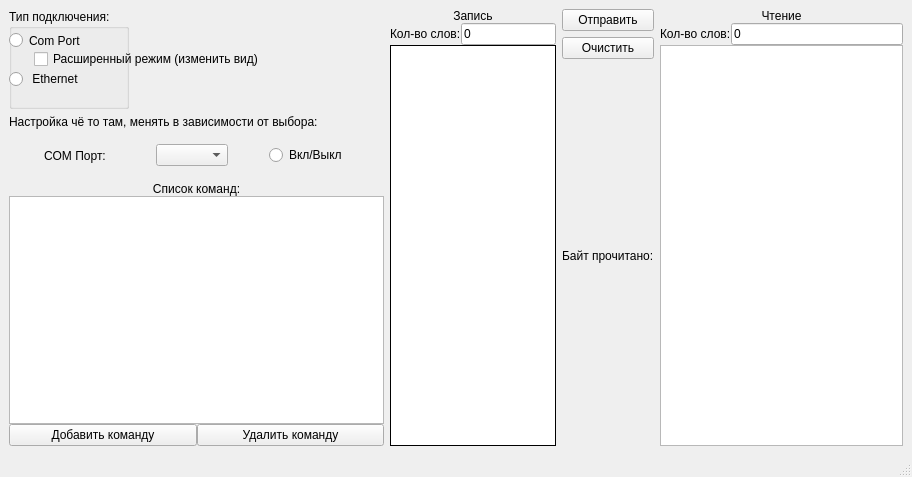
<?xml version="1.0" encoding="UTF-8"?>
<ui version="4.0">
 <class>MainWindow</class>
 <widget class="QMainWindow" name="MainWindow">
  <property name="geometry">
   <rect>
    <x>0</x>
    <y>0</y>
    <width>912</width>
    <height>477</height>
   </rect>
  </property>
  <property name="windowTitle">
   <string>MainWindow</string>
  </property>
  <widget class="QWidget" name="centralwidget">
   <layout class="QGridLayout" name="gridLayout">
    <item row="0" column="3" rowspan="4">
     <layout class="QFormLayout" name="formRecieve">
      <property name="horizontalSpacing">
       <number>0</number>
      </property>
      <property name="verticalSpacing">
       <number>0</number>
      </property>
      <item row="0" column="1">
       <widget class="QLabel" name="lblRecieve">
        <property name="text">
         <string>Чтение</string>
        </property>
        <property name="alignment">
         <set>Qt::AlignCenter</set>
        </property>
       </widget>
      </item>
      <item row="1" column="1">
       <layout class="QHBoxLayout" name="HBLayoutAddWordsRX">
        <item>
         <widget class="QLabel" name="lblNumWordsRX">
          <property name="text">
           <string>Кол-во слов:</string>
          </property>
         </widget>
        </item>
        <item>
         <widget class="QLineEdit" name="lineWordsRX">
          <property name="text">
           <string>0</string>
          </property>
          <property name="maxLength">
           <number>4</number>
          </property>
         </widget>
        </item>
       </layout>
      </item>
      <item row="2" column="1">
       <widget class="QListView" name="listView_2"/>
      </item>
     </layout>
    </item>
    <item row="0" column="2" rowspan="4">
     <layout class="QVBoxLayout" name="VBLayoutControl">
      <item>
       <widget class="QPushButton" name="btnSend">
        <property name="text">
         <string>Отправить</string>
        </property>
       </widget>
      </item>
      <item>
       <widget class="QPushButton" name="btnClear">
        <property name="text">
         <string>Очистить</string>
        </property>
       </widget>
      </item>
      <item>
       <widget class="QLabel" name="lblBytesRead">
        <property name="text">
         <string>Байт прочитано:</string>
        </property>
       </widget>
      </item>
     </layout>
    </item>
    <item row="0" column="1" rowspan="4">
     <layout class="QFormLayout" name="formTransmit">
      <property name="horizontalSpacing">
       <number>0</number>
      </property>
      <property name="verticalSpacing">
       <number>0</number>
      </property>
      <item row="1" column="1">
       <layout class="QHBoxLayout" name="HBLayoutAddWordsTX" stretch="0,0">
        <property name="spacing">
         <number>0</number>
        </property>
        <item>
         <widget class="QLabel" name="lblNumWordsTX">
          <property name="text">
           <string>Кол-во слов:</string>
          </property>
         </widget>
        </item>
        <item>
         <widget class="QLineEdit" name="lineWordsTX">
          <property name="text">
           <string>0</string>
          </property>
          <property name="maxLength">
           <number>4</number>
          </property>
         </widget>
        </item>
       </layout>
      </item>
      <item row="0" column="1">
       <widget class="QLabel" name="lblTransmit">
        <property name="text">
         <string>Запись</string>
        </property>
        <property name="alignment">
         <set>Qt::AlignCenter</set>
        </property>
       </widget>
      </item>
      <item row="2" column="1">
       <widget class="QWidget" name="gridTXWords" native="true">
        <property name="sizePolicy">
         <sizepolicy hsizetype="Expanding" vsizetype="Expanding">
          <horstretch>0</horstretch>
          <verstretch>0</verstretch>
         </sizepolicy>
        </property>
        <property name="minimumSize">
         <size>
          <width>100</width>
          <height>100</height>
         </size>
        </property>
        <property name="autoFillBackground">
         <bool>false</bool>
        </property>
        <property name="styleSheet">
         <string notr="true">background-color: #fff; border: 1px solid black</string>
        </property>
        <layout class="QGridLayout" name="gridLayoutTXWords"/>
       </widget>
      </item>
     </layout>
    </item>
    <item row="3" column="0">
     <layout class="QFormLayout" name="formListCommand">
      <property name="horizontalSpacing">
       <number>0</number>
      </property>
      <property name="verticalSpacing">
       <number>0</number>
      </property>
      <item row="0" column="1">
       <widget class="QLabel" name="lblComandList">
        <property name="layoutDirection">
         <enum>Qt::LeftToRight</enum>
        </property>
        <property name="text">
         <string>Список команд:</string>
        </property>
        <property name="alignment">
         <set>Qt::AlignCenter</set>
        </property>
       </widget>
      </item>
      <item row="1" column="1">
       <widget class="QListView" name="listView"/>
      </item>
      <item row="2" column="1">
       <layout class="QHBoxLayout" name="HBLayoutBtnCommand">
        <item>
         <widget class="QPushButton" name="btnAddCommand">
          <property name="text">
           <string>Добавить команду</string>
          </property>
         </widget>
        </item>
        <item>
         <widget class="QPushButton" name="btnDeleteCommand">
          <property name="text">
           <string>Удалить команду</string>
          </property>
         </widget>
        </item>
       </layout>
      </item>
     </layout>
    </item>
    <item row="0" column="0">
     <layout class="QFormLayout" name="formTypeConnect">
      <property name="horizontalSpacing">
       <number>5</number>
      </property>
      <property name="verticalSpacing">
       <number>0</number>
      </property>
      <item row="0" column="0">
       <widget class="QGroupBox" name="groupBoxTypeConnect">
        <property name="enabled">
         <bool>true</bool>
        </property>
        <property name="sizePolicy">
         <sizepolicy hsizetype="Fixed" vsizetype="Fixed">
          <horstretch>100</horstretch>
          <verstretch>100</verstretch>
         </sizepolicy>
        </property>
        <property name="minimumSize">
         <size>
          <width>120</width>
          <height>100</height>
         </size>
        </property>
        <property name="font">
         <font>
          <kerning>true</kerning>
         </font>
        </property>
        <property name="autoFillBackground">
         <bool>false</bool>
        </property>
        <property name="title">
         <string>Тип подключения:</string>
        </property>
        <property name="flat">
         <bool>false</bool>
        </property>
        <widget class="QRadioButton" name="radioBtnComPort">
         <property name="geometry">
          <rect>
           <x>0</x>
           <y>20</y>
           <width>111</width>
           <height>23</height>
          </rect>
         </property>
         <property name="text">
          <string>Com Port</string>
         </property>
        </widget>
        <widget class="QRadioButton" name="radioBtnEthernet">
         <property name="geometry">
          <rect>
           <x>0</x>
           <y>60</y>
           <width>120</width>
           <height>20</height>
          </rect>
         </property>
         <property name="text">
          <string> Ethernet</string>
         </property>
        </widget>
       </widget>
      </item>
      <item row="0" column="1">
       <layout class="QHBoxLayout" name="HBLayoutAddIDCMD">
        <property name="leftMargin">
         <number>20</number>
        </property>
        <property name="topMargin">
         <number>0</number>
        </property>
        <property name="rightMargin">
         <number>0</number>
        </property>
        <item>
         <widget class="QCheckBox" name="checkBoxIDCMD">
          <property name="sizePolicy">
           <sizepolicy hsizetype="Fixed" vsizetype="Fixed">
            <horstretch>0</horstretch>
            <verstretch>0</verstretch>
           </sizepolicy>
          </property>
          <property name="minimumSize">
           <size>
            <width>0</width>
            <height>100</height>
           </size>
          </property>
          <property name="text">
           <string>Расширенный режим (изменить вид)</string>
          </property>
         </widget>
        </item>
       </layout>
      </item>
     </layout>
    </item>
    <item row="1" column="0">
     <widget class="QLabel" name="labelSettings">
      <property name="text">
       <string>Настройка чё то там, менять в зависимости от выбора:</string>
      </property>
     </widget>
    </item>
    <item row="2" column="0">
     <layout class="QGridLayout" name="gridSettingsConnect">
      <property name="verticalSpacing">
       <number>0</number>
      </property>
      <item row="0" column="0">
       <widget class="QLabel" name="labelSelectedConnection">
        <property name="sizePolicy">
         <sizepolicy hsizetype="Fixed" vsizetype="Preferred">
          <horstretch>0</horstretch>
          <verstretch>0</verstretch>
         </sizepolicy>
        </property>
        <property name="minimumSize">
         <size>
          <width>71</width>
          <height>41</height>
         </size>
        </property>
        <property name="maximumSize">
         <size>
          <width>71</width>
          <height>41</height>
         </size>
        </property>
        <property name="text">
         <string>COM Порт:</string>
        </property>
       </widget>
      </item>
      <item row="0" column="1">
       <widget class="QComboBox" name="comboBoxComList">
        <property name="sizePolicy">
         <sizepolicy hsizetype="Fixed" vsizetype="Fixed">
          <horstretch>0</horstretch>
          <verstretch>0</verstretch>
         </sizepolicy>
        </property>
       </widget>
      </item>
      <item row="0" column="2">
       <widget class="QRadioButton" name="btnOnOff">
        <property name="sizePolicy">
         <sizepolicy hsizetype="Fixed" vsizetype="Fixed">
          <horstretch>0</horstretch>
          <verstretch>0</verstretch>
         </sizepolicy>
        </property>
        <property name="text">
         <string>Вкл/Выкл</string>
        </property>
        <property name="autoExclusive">
         <bool>false</bool>
        </property>
       </widget>
      </item>
     </layout>
    </item>
   </layout>
  </widget>
  <widget class="QMenuBar" name="menubar">
   <property name="geometry">
    <rect>
     <x>0</x>
     <y>0</y>
     <width>912</width>
     <height>22</height>
    </rect>
   </property>
  </widget>
  <widget class="QStatusBar" name="statusbar"/>
 </widget>
 <resources/>
 <connections/>
</ui>
